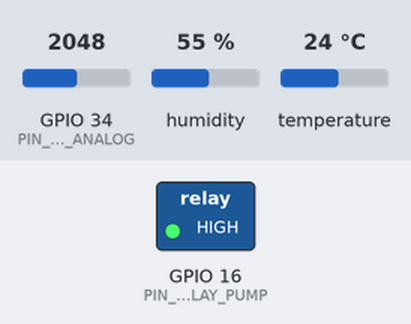
The sketch below on a simulated ESP32. Shown: switched loads named in the sketch (green lamp = pin HIGH). Inputs (shaded band) come from the test bench; at power-on: GPIO 34 (PIN_SOIL_ANALOG) = 2048, humidity 55 %, temperature 24 °C. WiFi joins after 1.5 s; servers stay silent unless stated; the local clock reads 2024-03-15 10:24:30 at power-on unless the sketch sets it; random numbers use the default seed unless the sketch sets one; no MQTT or app messages arrive unless stated; what the sketch prints to the serial monitor is not drawn.

Above: at 2.8 s.
2.9 s: GPIO 34 (PIN_SOIL_ANALOG) set to 2804
6.2 s: GPIO 34 (PIN_SOIL_ANALOG) set to 2935
At 8.4 s:
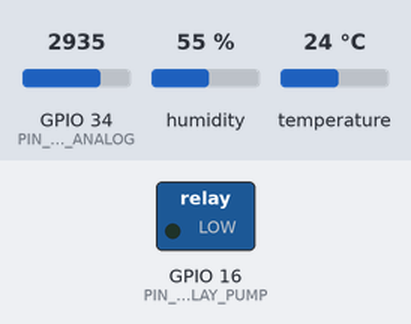
Timing chart, 0 to 9.9 s (numbered marks = the images above; inputs shaded):
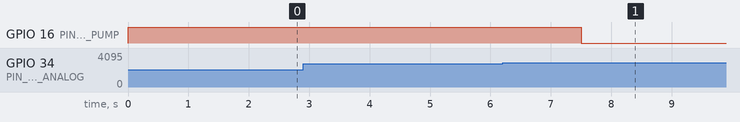

The sketch:

smart-garden-esp32.ino
```cpp
/* ==========================================================================
   SMART GARDEN IoT - FIRMWARE ESP32 (smart-garden-esp32.ino)
   Sistem Pemantauan dan Pengendalian Penyiraman Tanaman Berbasis IoT
   Sesuai Spesifikasi ujicoba.md:
   - Pembacaan sensor kelembapan tanah & DHT22
   - Logika otomasi histeresis (ON <30%, OFF >=60%)
   - Jadwal penyiraman 07.00 dan 17.00 (NTP WIB / GMT+7)
   - Kendali manual MQTT & konfirmasi status aktual
   - Proteksi keselamatan batas waktu pompa menyala
   ========================================================================== */

#include <WiFi.h>
#include <PubSubClient.h>
#include <DHT.h>
#include <ArduinoJson.h>
#include <time.h>
#include "secrets.example.h"

// --- KONFIGURASI PIN HARDWARE ESP32 ---
#define PIN_SOIL_ANALOG    34      // ADC pin untuk sensor kelembapan tanah (Capacitive / Resistive)
#define PIN_DHT            4       // GPIO untuk sensor DHT22
#define PIN_RELAY_PUMP     16      // GPIO pengontrol Relay / MOSFET pompa air
#define DHTTYPE            DHT22   // Sensor suhu & kelembapan udara

// Konfigurasi Logika Relay (ACTIVE_LOW umum pada modul relay 5V optocoupler)
#define RELAY_ON           LOW
#define RELAY_OFF          HIGH

// --- AMBANG BATAS & ATURAN OTOMASI (ujicoba.md) ---
const float SOIL_THRESHOLD_DRY    = 30.0; // < 30%: Pompa ON
const float SOIL_THRESHOLD_TARGET = 60.0; // >= 60%: Pompa OFF
const unsigned long MAX_PUMP_RUN_MS = 180000; // 3 Menit (Safety Timeout)
const unsigned long SENSOR_INTERVAL = 2500;   // Baca & kirim sensor tiap 2.5 detik

// Kalibrasi Sensor Tanah Analog ESP32 (12-bit ADC: 0 - 4095)
// Nilai disesuaikan saat kalibrasi udara kering vs air penuh
const int SOIL_VAL_AIR   = 3500; // Pembacaan ADC saat kering (0%)
const int SOIL_VAL_WATER = 1400; // Pembacaan ADC saat terendam air (100%)

// Objek Hardware & Jaringan
DHT dht(PIN_DHT, DHTTYPE);
WiFiClient espClient;
PubSubClient mqttClient(espClient);

// Status Sistem & Pompa
enum OperationMode { MODE_AUTO, MODE_MANUAL };
OperationMode currentMode = MODE_AUTO;

bool isPumpActive = false;
unsigned long pumpStartTime = 0;
unsigned long lastSensorPublish = 0;

// Flag Jadwal Harian
bool morningScheduleDone = false;
bool eveningScheduleDone = false;

// Zona Waktu WIB (UTC+7 = 7 * 3600 = 25200 detik)
const long gmtOffset_sec = 25200;
const int daylightOffset_sec = 0;
const char* ntpServer = "pool.ntp.org";

// Prototipe Fungsi
void setupWiFi();
void reconnectMQTT();
void mqttCallback(char* topic, byte* payload, unsigned int length);
float readSoilMoisture();
void handleAutomationLogic(float soilMoisture, struct tm &timeinfo);
void setPump(bool activate, const char* reason);
void publishSensorData(float soil, float temp, float hum, struct tm &timeinfo);
void publishPumpStatus(const char* reason);

void setup() {
  Serial.begin(115200);
  Serial.println("\n=== SMART GARDEN IoT ESP32 MEMULAI ===");

  // Inisialisasi Pin Relay
  pinMode(PIN_RELAY_PUMP, OUTPUT);
  digitalWrite(PIN_RELAY_PUMP, RELAY_OFF);
  isPumpActive = false;

  // Inisialisasi Sensor DHT22
  dht.begin();

  // Koneksi WiFi & NTP Time
  setupWiFi();
  configTime(gmtOffset_sec, daylightOffset_sec, ntpServer);

  // Inisialisasi MQTT Broker
  mqttClient.setServer(MQTT_BROKER_HOST, MQTT_BROKER_PORT);
  mqttClient.setCallback(mqttCallback);

  Serial.println("Inisialisasi hardware dan jaringan selesai.");
}

void loop() {
  // Pastikan koneksi MQTT tetap aktif
  if (!mqttClient.connected()) {
    reconnectMQTT();
  }
  mqttClient.loop();

  // Dapatkan waktu saat ini dari NTP
  struct tm timeinfo;
  bool timeValid = getLocalTime(&timeinfo);

  // Pembacaan dan Publikasi Sensor secara berkala
  unsigned long now = millis();
  if (now - lastSensorPublish >= SENSOR_INTERVAL) {
    lastSensorPublish = now;

    float soilMoisture = readSoilMoisture();
    float temperature = dht.readTemperature();
    float airHumidity = dht.readHumidity();

    if (isnan(temperature) || isnan(airHumidity)) {
      Serial.println("[Peringatan] Gagal membaca data dari DHT22!");
      temperature = 28.0; // Nilai fallback aman
      airHumidity = 65.0;
    }

    // Jalankan aturan otomatisasi pompa (Histeresis & Jadwal)
    if (timeValid) {
      handleAutomationLogic(soilMoisture, timeinfo);
    }

    // Publikasikan ke MQTT topik 'smartgarden/sensor'
    publishSensorData(soilMoisture, temperature, airHumidity, timeinfo);
  }

  // Proteksi Keselamatan Pompa: Batas Waktu Maksimum
  if (isPumpActive) {
    if (millis() - pumpStartTime >= MAX_PUMP_RUN_MS) {
      Serial.println("[SAFETY] Batas waktu operasi pompa maksimum terlampaui. Mematikan pompa!");
      setPump(false, "SAFETY_TIMEOUT_EXCEEDED");
    }
  }
}

// =========================================================================
// LOGIKA AMBANG BATAS, HISTERESIS, & JADWAL (Bagian 2 & 5 ujicoba.md)
// =========================================================================
void handleAutomationLogic(float soilMoisture, struct tm &timeinfo) {
  int hour = timeinfo.tm_hour;
  int minute = timeinfo.tm_min;

  // Reset flag jadwal setiap tengah malam
  if (hour == 0 && minute == 0) {
    morningScheduleDone = false;
    eveningScheduleDone = false;
  }

  if (currentMode == MODE_AUTO) {
    // 1. Aturan Kelembapan Tanah (Histeresis 30% dan 60%)
    if (soilMoisture < SOIL_THRESHOLD_DRY) {
      // Kelembapan tanah < 30% -> Pompa ON
      if (!isPumpActive) {
        setPump(true, "SOIL_BELOW_30");
      }
    } else if (soilMoisture >= SOIL_THRESHOLD_TARGET) {
      // Kelembapan tanah >= 60% -> Pompa OFF
      if (isPumpActive) {
        setPump(false, "SOIL_REACHED_TARGET");
      }
    }
    // Kelembapan 30% sampai <60%: Pertahankan status pompa sebelumnya (Histeresis stabil)

    // 2. Aturan Jadwal Pagi 07.00 WIB
    if (hour == 7 && minute == 0 && !morningScheduleDone) {
      morningScheduleDone = true;
      if (!isPumpActive && soilMoisture < SOIL_THRESHOLD_TARGET) {
        setPump(true, "SCHEDULE_MORNING");
      }
    }

    // 3. Aturan Jadwal Sore 17.00 WIB
    if (hour == 17 && minute == 0 && !eveningScheduleDone) {
      eveningScheduleDone = true;
      if (!isPumpActive && soilMoisture < SOIL_THRESHOLD_TARGET) {
        setPump(true, "SCHEDULE_EVENING");
      }
    }
  }
}

// Mengendalikan Relay Pompa dan Mengirim Konfirmasi Status
void setPump(bool activate, const char* reason) {
  isPumpActive = activate;
  digitalWrite(PIN_RELAY_PUMP, activate ? RELAY_ON : RELAY_OFF);

  if (activate) {
    pumpStartTime = millis();
    Serial.printf("[POMPA ON] Alasan: %s\n", reason);
  } else {
    Serial.printf("[POMPA OFF] Alasan: %s\n", reason);
  }

  // Publikasikan konfirmasi status aktual ke 'smartgarden/pump/status'
  publishPumpStatus(reason);
}

// Membaca Sensor Tanah dengan Konversi Persentase & Kalibrasi
float readSoilMoisture() {
  int rawADC = analogRead(PIN_SOIL_ANALOG);
  // Pemetaan ADC ke persentase 0 - 100%
  float moisture = map(rawADC, SOIL_VAL_AIR, SOIL_VAL_WATER, 0, 100);
  moisture = constrain(moisture, 0.0, 100.0);
  return moisture;
}

// Publikasi Data Sensor JSON ke MQTT
void publishSensorData(float soil, float temp, float hum, struct tm &timeinfo) {
  StaticJsonDocument<256> doc;
  doc["soil_moisture"] = round(soil * 10.0) / 10.0;
  doc["temperature"]   = round(temp * 10.0) / 10.0;
  doc["air_humidity"]  = round(hum * 10.0) / 10.0;

  char timeStr[40];
  strftime(timeStr, sizeof(timeStr), "%Y-%m-%dT%H:%M:%S+07:00", &timeinfo);
  doc["timestamp"] = timeStr;

  char buffer[256];
  serializeJson(doc, buffer);
  mqttClient.publish(MQTT_TOPIC_SENSOR, buffer);
}

// Publikasi Status Aktual Pompa ke MQTT
void publishPumpStatus(const char* reason) {
  StaticJsonDocument<256> doc;
  doc["pump"]   = isPumpActive ? "ON" : "OFF";
  doc["mode"]   = (currentMode == MODE_AUTO) ? "AUTO" : "MANUAL";
  doc["reason"] = reason;

  char buffer[256];
  serializeJson(doc, buffer);
  mqttClient.publish(MQTT_TOPIC_PUMP_STATUS, buffer);
}

// Penerimaan Perintah dari Website melalui MQTT Callback
void mqttCallback(char* topic, byte* payload, unsigned int length) {
  Serial.printf("[MQTT Pesan Diterima] Topik: %s\n", topic);

  StaticJsonDocument<256> doc;
  DeserializationError err = deserializeJson(doc, payload, length);
  if (err) {
    Serial.print("Gagal parsing JSON: ");
    Serial.println(err.c_str());
    return;
  }

  // Periksa perubahan mode
  if (doc.containsKey("mode")) {
    const char* modeStr = doc["mode"];
    if (strcmp(modeStr, "AUTO") == 0) {
      currentMode = MODE_AUTO;
      Serial.println("[MODE] Beralih ke OTOMATIS");
    } else if (strcmp(modeStr, "MANUAL") == 0) {
      currentMode = MODE_MANUAL;
      Serial.println("[MODE] Beralih ke MANUAL");
    }
  }

  // Jika mode MANUAL, proses perintah ON / OFF
  if (currentMode == MODE_MANUAL && doc.containsKey("command")) {
    const char* cmd = doc["command"];
    if (strcmp(cmd, "ON") == 0) {
      setPump(true, "MANUAL_COMMAND_ON");
    } else if (strcmp(cmd, "OFF") == 0) {
      setPump(false, "MANUAL_COMMAND_OFF");
    }
  }
}

// Setup WiFi
void setupWiFi() {
  delay(100);
  Serial.printf("Menghubungkan ke WiFi: %s\n", WIFI_SSID);
  WiFi.mode(WIFI_STA);
  WiFi.begin(WIFI_SSID, WIFI_PASSWORD);

  while (WiFi.status() != WL_CONNECTED) {
    delay(500);
    Serial.print(".");
  }
  Serial.println("\nWiFi Terhubung! IP Address: ");
  Serial.println(WiFi.localIP());
}

// Reconnect MQTT dengan LWT (Last Will and Testament)
void reconnectMQTT() {
  while (!mqttClient.connected()) {
    Serial.print("Mencoba menyambung ke MQTT Broker...");
    String clientId = "ESP32_SmartGarden_" + String(random(0xffff), HEX);

    // Kirim LWT jika koneksi terputus tiba-tiba
    const char* willTopic = MQTT_TOPIC_SYSTEM;
    const char* willMessage = "{\"device\":\"ESP32\",\"status\":\"OFFLINE\"}";

    if (mqttClient.connect(clientId.c_str(), MQTT_USER, MQTT_PASSWORD, willTopic, 0, false, willMessage)) {
      Serial.println("Berhasil terhubung ke Broker MQTT!");

      // Kirim status awal online
      mqttClient.publish(MQTT_TOPIC_SYSTEM, "{\"device\":\"ESP32\",\"status\":\"ONLINE\"}");

      // Subscribe ke perintah pompa dari website
      mqttClient.subscribe(MQTT_TOPIC_PUMP_COMMAND);

      // Konfirmasi status pompa saat pertama tersambung
      publishPumpStatus("INITIAL_SYNC");
    } else {
      Serial.printf("Gagal rc=%d. Mencoba lagi dalam 5 detik...\n", mqttClient.state());
      delay(5000);
    }
  }
}
```

secrets.example.h
```cpp
/**
 * SMART GARDEN IoT - SECRETS TEMPLATE (secrets.example.h)
 * Salin file ini menjadi secrets.h dan isi dengan kredensial jaringan Anda.
 */

#ifndef SECRETS_H
#define SECRETS_H

// Konfigurasi WiFi
#define WIFI_SSID             "NAMA_WIFI_ANDA"
#define WIFI_PASSWORD         "PASSWORD_WIFI_ANDA"

// Konfigurasi Broker MQTT (Misal: broker.emqx.io atau IP Mosquitto Lokal)
#define MQTT_BROKER_HOST      "broker.emqx.io"
#define MQTT_BROKER_PORT      1883
#define MQTT_USER             "" // Kosongkan jika tanpa autentikasi
#define MQTT_PASSWORD         "" // Kosongkan jika tanpa autentikasi

// Topik MQTT
#define MQTT_TOPIC_SENSOR       "smartgarden/sensor"
#define MQTT_TOPIC_PUMP_COMMAND "smartgarden/pump/command"
#define MQTT_TOPIC_PUMP_STATUS  "smartgarden/pump/status"
#define MQTT_TOPIC_SYSTEM       "smartgarden/system/status"

#endif
```

Measured:
- the behaviour switches between 2870 and 2871 on GPIO 34 (PIN_SOIL_ANALOG) (found by bisection; images 0 and 1)
- after the input at 2.9 s, every drawn part: stays the same
- after the input at 6.2 s, GPIO 16 (PIN_RELAY_PUMP): HIGH → LOW after 1.3 s
